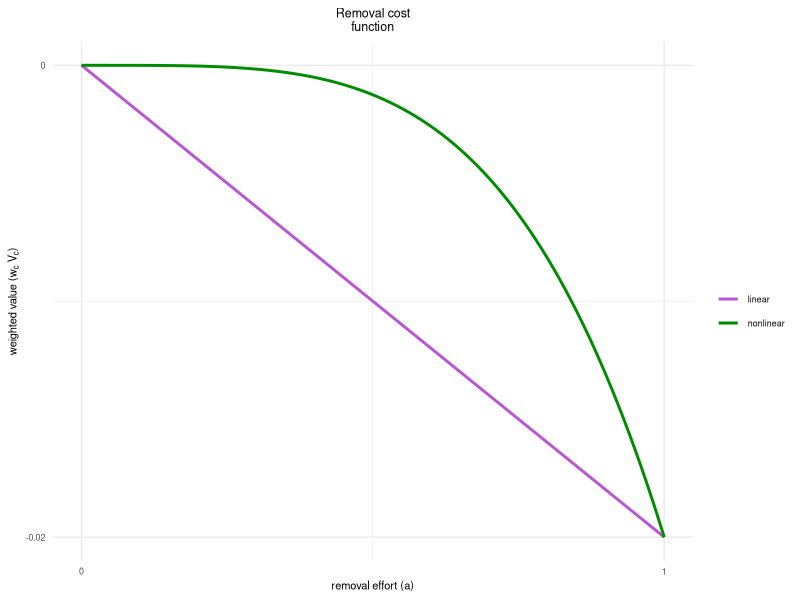
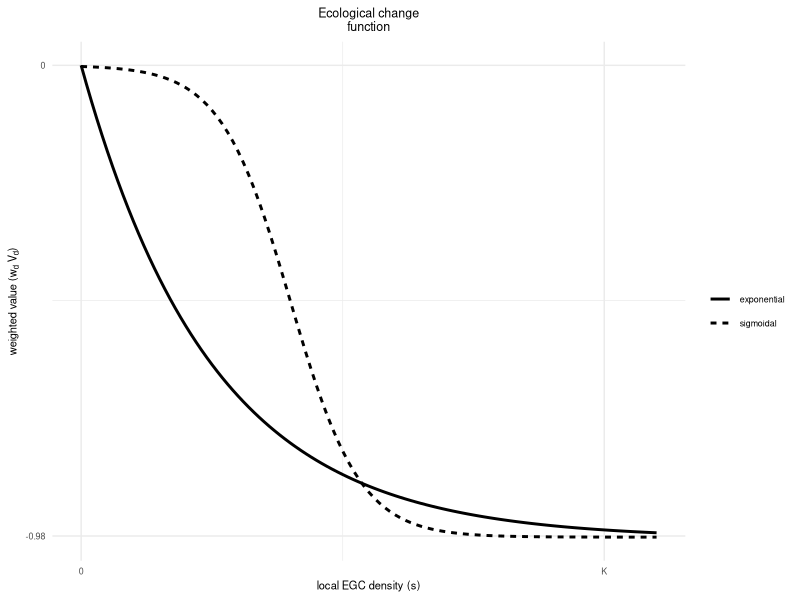

The R source for these figures, in order:
##########################
# Create Figure 4 legend #
##########################

# load packages
library(tidyverse)
library(patchwork)

# get objective weights
weights <- c(0.98, 0.02)

# define state space (species density)
K <- 1 # carrying capacity
states <- seq(0,K*1.3,by=0.01)

# action space (units of effort, ranging from 0 to 1)
actions <- seq(0, 1, 0.01)

# loss params -- sigmoidal ecological change
sig_loss_params <- list(
  loss_a=-0.2,
  loss_b=15,
  loss_c=0.4
)
# loss params -- exponential ecological change
exp_loss_params <- list(
  loss_a=0.204,
  loss_b=4,
  loss_c=1
)

# exponent for nonlinear cost function
nonlinear_exp <- 4

# function for ecological change -- sigmoidal
reward_sig <- function(s,loss_params,K){
  reward <- loss_params$loss_a/(1+exp(-loss_params$loss_b*(s-loss_params$loss_c)))
  out <- reward/(max(reward)-min(reward))
  return(out)
}
# function for ecological change -- exponential
reward_exp <- function(s,loss_params,K){
  reward <- loss_params$loss_a*(exp(-loss_params$loss_b*s)-loss_params$loss_c)
  out <- reward/(max(reward)-min(reward))
  return(out)
}

######
# create dfs

cost_df <- data.frame(
  action = c(actions,actions),
  cost = c(-actions,
           -actions^nonlinear_exp),
  type = c(rep('linear',length(actions)),rep('nonlinear',length(actions)))
)

eco_df <- data.frame(
  state = c(states,states),
  reward = c(reward_sig(states,sig_loss_params,K),
             reward_exp(states,exp_loss_params,K)),
  type = c(rep('sigmoidal',length(states)),rep('exponential',length(states)))
)

#######
# plots

cost_plot <- ggplot()+
  geom_line(data=cost_df,
            aes(x=action,y=cost,color=type),linewidth=1)+
  scale_color_manual(values=c('mediumorchid','green4'))+
  scale_x_continuous(breaks=c(0,1),labels=c(0,1))+
  scale_y_continuous(breaks=c(0,-1),labels=c(0,-weights[2]))+
  labs(x='removal effort (a)',
       y = bquote("weighted value (" * w[c] ~ V[c] * ")"),color='')+
  ggtitle('Removal cost\nfunction')+
  theme_minimal()+
  theme(text = element_text(size=8),
        plot.title = element_text(size=9,
                             hjust = 0.5))

ecochange_plot <- ggplot()+
  geom_line(data=eco_df,
            aes(x=state,y=reward,linetype=type),linewidth=1)+
  scale_x_continuous(breaks=c(0,K),labels=c('0','K'),
                     limits=c(0,K*1.1))+
  scale_y_continuous(breaks=c(0,-1),labels=c(0,-weights[1]))+
  labs(x='local EGC density (s)', 
       y = bquote("weighted value (" * w[d] ~ V[d] * ")"), linetype ='')+
  ggtitle('Ecological change\nfunction')+
  theme_minimal()+
  theme(text = element_text(size=8),
        plot.title = element_text(size=9,
                             hjust = 0.5))


ggsave('figures/figure4_legend_cost.svg',cost_plot,dpi=600,width=2.5,height=1.5)
ggsave('figures/figure4_legend_eco.svg',ecochange_plot,dpi=600,width=2.5,height=1.5)
